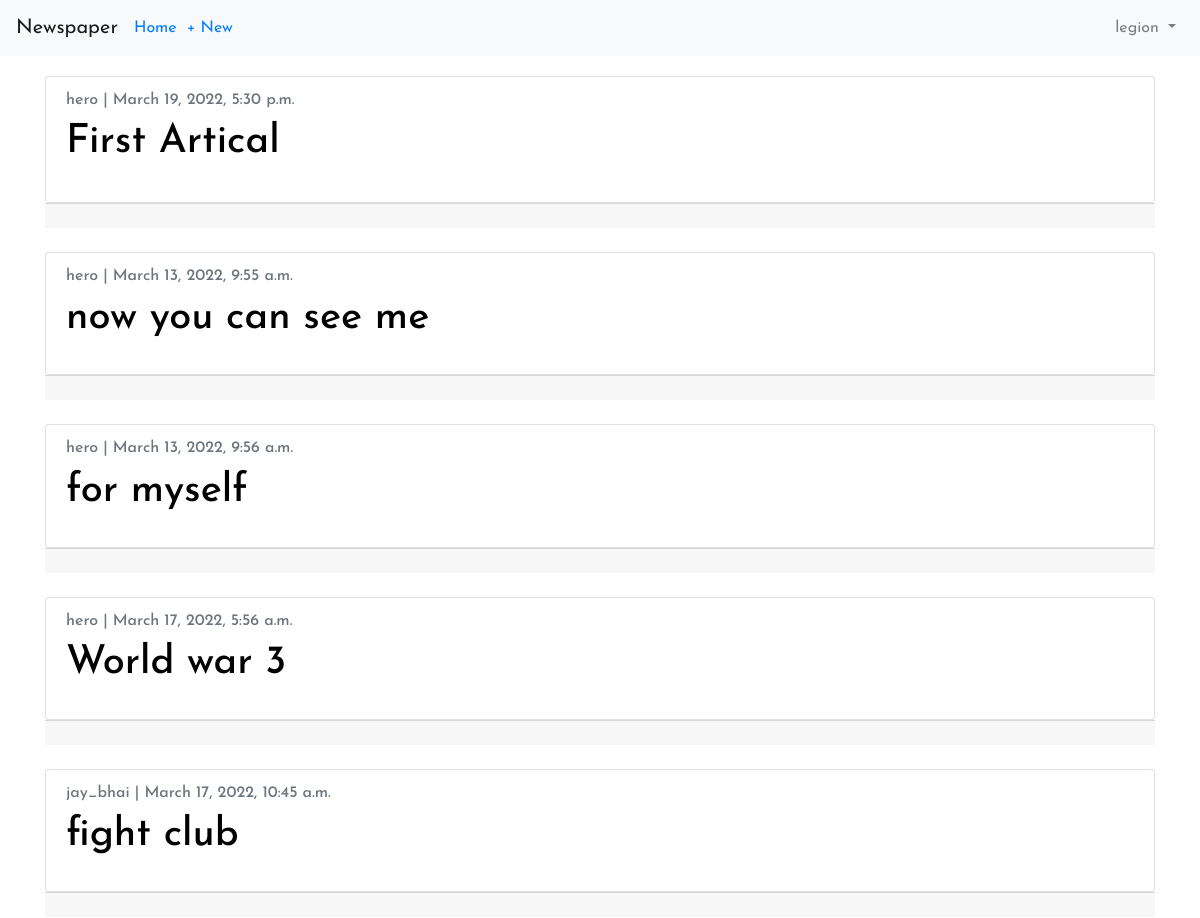
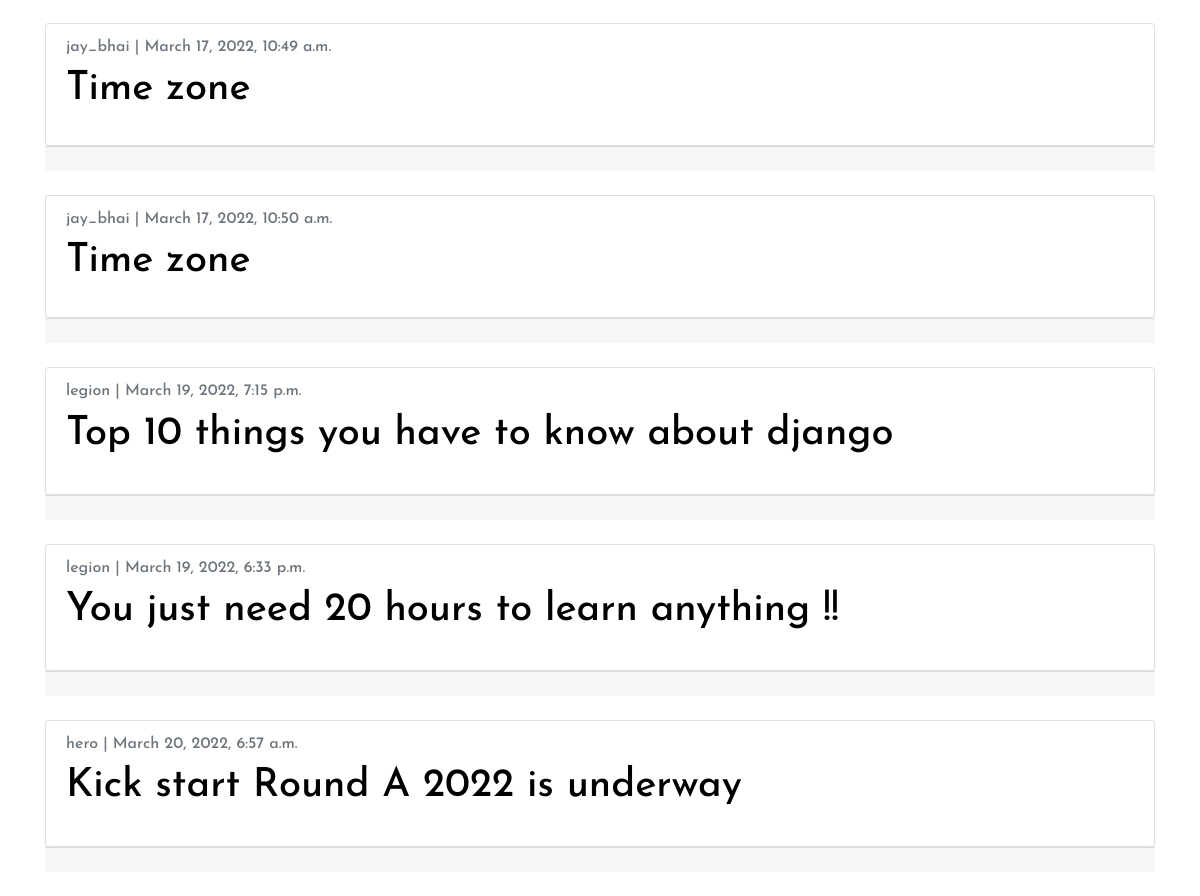
/artical/ (signed in), run on the app's committed database (2 pictures, top to bottom).
### users/models.py (models this page shows)
class CustomUser(AbstractUser):
    age = models.PositiveBigIntegerField(null=True, blank= True)

### artical/models.py (models this page shows, shortened)
class Artical(models.Model):
    title = FroalaField(max_length=225)
    body = FroalaField(blank = True)
    date = models.DateTimeField(auto_now=True)
    author = models.ForeignKey(
        get_user_model(),
        on_delete= models.CASCADE,
    )

### artical/views.py (the view)
# urls.py: path('', ArticleListView.as_view(), name='article_list'),
class ArticleListView(ListView):
    model = Artical
    template_name = 'article_list.html'
    login_url  = 'login'

### templates/article_list.html (shortened to what this page needs)
{% extends 'base.html' %}
{% block content %}
<div style="margin-top: 20px;">
{% for article in object_list %}
<div class="card" style="font-family: 'Josefin Sans', sans-serif;">
    <div class="card-body">
      <h6 class="card-subtitle mb-2 text-muted" >{{ article.author }} | {{ article.date }}</h6>
      <h1 class="card-title"><a href="{% url 'article_detail' article.pk %}" style="color: black; text-decoration: none; ">{{ article.title | safe }}</a></h1>
    </div>
  </div>
<div class="card-footer">
    </div>
<br />
{% endfor %}
</div>
{% endblock content %}

### templates/base.html (shortened to what this page needs)
<!DOCTYPE html>
<html lang="en">
<head>
    <link rel="stylesheet" href="https://cdn.jsdelivr.net/npm/bootstrap@4.1.3/dist/css/bootstrap.min.css">
</head>
<body style="font-family: 'Josefin Sans', sans-serif;">
    <nav class="navbar navbar-expand-md navbar-light bg-light mb-Ǔ">
        <a class="navbar-brand" href="{% url 'home' %}" >Newspaper</a>
        <a href="{% url 'article_list' %}"  style="margin-right: 10px;">Home</a>
        {% if user.is_authenticated %}
            <ul class="navbar-nav mr-auto">
            <li class="nav-item" ><a href="{% url 'article_new' %}" >+ New</a></li>
            </ul>
        {% endif %}
<div class="collapse navbar-collapse" id="navbarCollapse">
{% if user.is_authenticated %}
<ul class="navbar-nav ml-auto">
<li class="nav-item">
<a class="nav-link dropdown-toggle" href="#" id="userMenu"
data-toggle="dropdown" aria-haspopup="true"
aria-expanded="false">
{{ user.username }}
</a>
</li>
</ul>
{% endif %}
</div>
</nav>
<div class="container">
{% block content %}
{% endblock content %}
</div>
</body>
</html>

### data on the page
CustomUser: username "legion"
Artical: author "hero", date "March 19, 2022, 5:30 p.m.", title "First Artical"
Artical: author "hero", date "March 13, 2022, 9:55 a.m.", title "now you can see me"
Artical: author "hero", date "March 13, 2022, 9:56 a.m.", title "for myself"
Artical: author "hero", date "March 17, 2022, 5:56 a.m.", title "World war 3"
Artical: author "jay_bhai", date "March 17, 2022, 10:45 a.m.", title "fight club"
Artical: author "jay_bhai", date "March 17, 2022, 10:49 a.m.", title "Time zone"
Artical: author "jay_bhai", date "March 17, 2022, 10:50 a.m.", title "Time zone"
Artical: author "legion", date "March 19, 2022, 7:15 p.m.", title "Top 10 things you have to know about django"
Artical: author "legion", date "March 19, 2022, 6:33 p.m.", title "You just need 20 hours to learn anything !!"
Artical: author "hero", date "March 20, 2022, 6:57 a.m.", title "Kick start Round A 2022 is underway"
